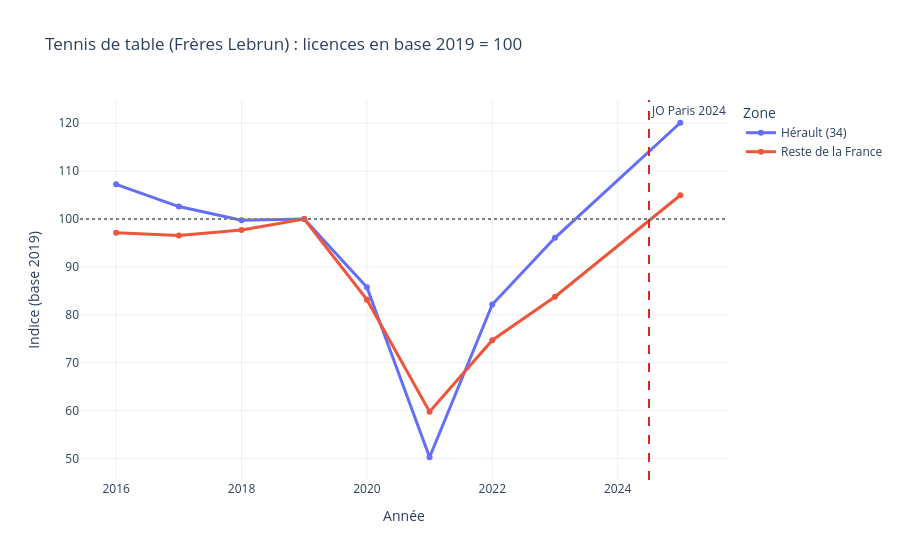
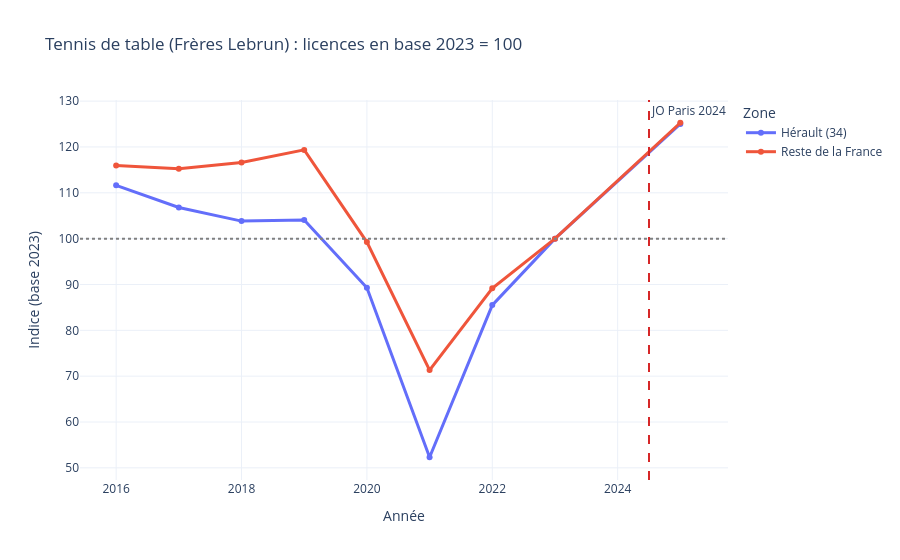

These figures' notebook cell, in order:
### Markdown cell above
## 2. Étude de cas : l'effet "Frères Lebrun" sur la Fédération Française de Tennis de Table

### 2.1. L'effet "Héros local" : Hérault (34) contre le reste de la France
Le choix de l'année de référence permet de décomposer la diffusion géographique en deux phases :
* **Base 100 en 2019** : capte l'effet global de l'émergence des frères Lebrun depuis l'avant-Covid.
* **Base 100 en 2023** : isole l'effet marginal des seuls Jeux de Paris 2024.

### Code cell
df_ping_2019 = pr.preparer_serie_base_100(
    df_licences, CODES_CLES["FFTT"], "34", annee_ref=2019, label_cible="Hérault (34)", col_fed="code_fed"
)
print(f"Ecart Hérault 2019-2025 : {pr.calculer_ecart_double_difference(df_ping_2019, 'Hérault (34)', 2019, 2025):+.1f} pts")
vz.plot_effet_local_base100(df_ping_2019, "Tennis de table", "Frères Lebrun", annee_ref=2019).show()

df_ping_2023 = pr.preparer_serie_base_100(
    df_licences, CODES_CLES["FFTT"], "34", annee_ref=2023, label_cible="Hérault (34)", col_fed="code_fed"
)
print(f"Ecart Hérault 2023-2025 : {pr.calculer_ecart_double_difference(df_ping_2023, 'Hérault (34)', 2023, 2025):+.1f} pts")
vz.plot_effet_local_base100(df_ping_2023, "Tennis de table", "Frères Lebrun", annee_ref=2023).show()

df_ping_carte = pr.calculer_croissance_departementale(df_licences, CODES_CLES["FFTT"], 2023, 2025, col_fed="code_fed")
vz.plot_carte_croissance_dep(df_ping_carte, "Tennis de table", 2023, 2025).show()

### Figure 1 — Plotly figure (JSON) as saved in the notebook; plotly's stock layout.template omitted (floating-point values rounded to 4 significant figures)
{"data": [{"hovertemplate": "Zone=Hérault (34)<br>Année=%{x}<br>Indice (base 2019)=%{y}<extra></extra>", "legendgroup": "Hérault (34)", "line": {"color": "#636efa", "dash": "solid", "width": 3}, "marker": {"symbol": "circle"}, "mode": "lines+markers", "name": "Hérault (34)", "orientation": "v", "showlegend": true, "type": "scatter", "x": [2016, 2017, 2018, 2019, 2020, 2021, 2022, 2023, 2025], "xaxis": "x", "y": [107.2, 102.6, 99.74, 100.0, 85.77, 50.26, 82.14, 96.07, 120.1], "yaxis": "y"}, {"hovertemplate": "Zone=Reste de la France<br>Année=%{x}<br>Indice (base 2019)=%{y}<extra></extra>", "legendgroup": "Reste de la France", "line": {"color": "#EF553B", "dash": "solid", "width": 3}, "marker": {"symbol": "circle"}, "mode": "lines+markers", "name": "Reste de la France", "orientation": "v", "showlegend": true, "type": "scatter", "x": [2016, 2017, 2018, 2019, 2020, 2021, 2022, 2023, 2025], "xaxis": "x", "y": [97.16, 96.57, 97.7, 100.0, 83.16, 59.75, 74.7, 83.78, 105.0], "yaxis": "y"}], "layout": {"annotations": [{"showarrow": false, "text": "JO Paris 2024", "x": 2024.0, "xanchor": "left", "xref": "x", "y": 1, "yanchor": "top", "yref": "y domain"}], "legend": {"title": {"text": "Zone"}, "tracegroupgap": 0}, "shapes": [{"line": {"color": "gray", "dash": "dot"}, "type": "line", "x0": 0, "x1": 1, "xref": "x domain", "y0": 100, "y1": 100, "yref": "y"}, {"line": {"color": "#d62728", "dash": "dash"}, "type": "line", "x0": 2024.0, "x1": 2024.0, "xref": "x", "y0": 0, "y1": 1, "yref": "y domain"}], "title": {"text": "Tennis de table (Frères Lebrun) : licences en base 2019 = 100"}, "xaxis": {"anchor": "y", "domain": [0, 1], "title": {"text": "Année"}}, "yaxis": {"anchor": "x", "domain": [0, 1], "title": {"text": "Indice (base 2019)"}}}}

### Figure 2 — Plotly figure (JSON) as saved in the notebook; plotly's stock layout.template omitted (floating-point values rounded to 4 significant figures)
{"data": [{"hovertemplate": "Zone=Hérault (34)<br>Année=%{x}<br>Indice (base 2023)=%{y}<extra></extra>", "legendgroup": "Hérault (34)", "line": {"color": "#636efa", "dash": "solid", "width": 3}, "marker": {"symbol": "circle"}, "mode": "lines+markers", "name": "Hérault (34)", "orientation": "v", "showlegend": true, "type": "scatter", "x": [2016, 2017, 2018, 2019, 2020, 2021, 2022, 2023, 2025], "xaxis": "x", "y": [111.6, 106.8, 103.8, 104.1, 89.27, 52.31, 85.5, 100.0, 125.0], "yaxis": "y"}, {"hovertemplate": "Zone=Reste de la France<br>Année=%{x}<br>Indice (base 2023)=%{y}<extra></extra>", "legendgroup": "Reste de la France", "line": {"color": "#EF553B", "dash": "solid", "width": 3}, "marker": {"symbol": "circle"}, "mode": "lines+markers", "name": "Reste de la France", "orientation": "v", "showlegend": true, "type": "scatter", "x": [2016, 2017, 2018, 2019, 2020, 2021, 2022, 2023, 2025], "xaxis": "x", "y": [116.0, 115.3, 116.6, 119.4, 99.26, 71.32, 89.16, 100.0, 125.3], "yaxis": "y"}], "layout": {"annotations": [{"showarrow": false, "text": "JO Paris 2024", "x": 2024.0, "xanchor": "left", "xref": "x", "y": 1, "yanchor": "top", "yref": "y domain"}], "legend": {"title": {"text": "Zone"}, "tracegroupgap": 0}, "shapes": [{"line": {"color": "gray", "dash": "dot"}, "type": "line", "x0": 0, "x1": 1, "xref": "x domain", "y0": 100, "y1": 100, "yref": "y"}, {"line": {"color": "#d62728", "dash": "dash"}, "type": "line", "x0": 2024.0, "x1": 2024.0, "xref": "x", "y0": 0, "y1": 1, "yref": "y domain"}], "title": {"text": "Tennis de table (Frères Lebrun) : licences en base 2023 = 100"}, "xaxis": {"anchor": "y", "domain": [0, 1], "title": {"text": "Année"}}, "yaxis": {"anchor": "x", "domain": [0, 1], "title": {"text": "Indice (base 2023)"}}}}
